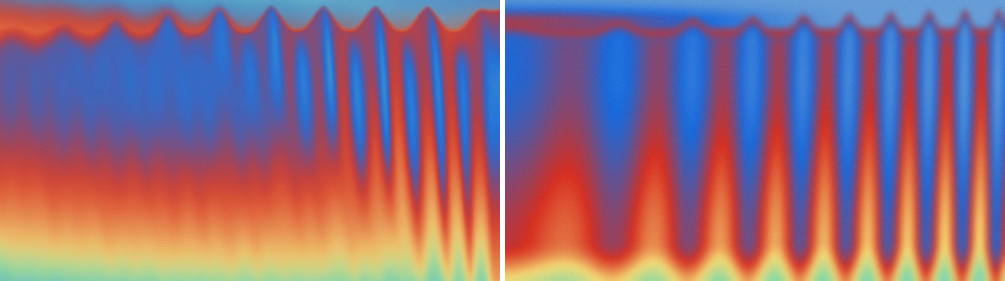
#> input picture .plannotator/brand-v1/matter/r26-side.png, 2010 x 562 px (shown at 1/2 size)
$ python rebuild26.py out.png r26-side.png
#> lines starting #> are read from the running program, lines starting #| are printed output that depends on the picture
"""Rebuild Rerun's 26-artwork frame (threaded rod) from a procedural surface, to prove the
mechanism of their spectrum-on-matter effect before applying it to our own matter.

Mechanism (recovered by inverting their colormap, see ref26-v.png):
  1. a surface gives an unwrapped value u(x, y): background ~1.1, silhouette rim dip ~0.85,
     body ~0.95 modulated by threads, falling to ~0.45 toward the bottom
  2. colour = cyclic ramp(fract(u)) with stops blue, pale blue, mint, yellow, red, blue
  3. blur AFTER colour mapping, in RGB, stronger vertically (red->blue goes through purple)
  4. fine grain

    python3 rebuild26.py <out.png> [ref.jpg]
"""

import sys
import numpy as np
from PIL import Image, ImageFilter

STOPS = np.array([[24, 106, 221], [155, 191, 211], [134, 217, 166], [246, 218, 117], [215, 47, 33], [24, 106, 221]], float)


def ramp(u):
    f = (u % 1.0) * 5
    k = np.clip(np.floor(f).astype(int), 0, 4)
    t = (f - k)[..., None]
    return STOPS[k] * (1 - t) + STOPS[k + 1] * t


def smooth(a, b, x):
    t = np.clip((x - a) / (b - a), 0, 1)
    return t * t * (3 - 2 * t)


def surface(W, H):
    y, x = np.mgrid[0:H, 0:W].astype(float)
    x /= W
    y /= H
    # thread phase: period tightens strongly to the right (rod receding in perspective)
    phase = 2 * np.pi * (3.0 * x + 6.2 * x * x)
    crest = 0.5 + 0.5 * np.cos(phase)
    amp_x = 0.25 + 0.75 * x
    sil = 0.10 - 0.07 * amp_x * crest ** 3  # silhouette: sharp crests point up, flatter on the left
    inside = smooth(sil - 0.004, sil + 0.004, y)
    depth = y - sil
    base = 0.955 - 0.17 * smooth(0.25, 0.92, y) - 0.33 * smooth(0.86, 1.06, y)
    env = smooth(0.0, 0.07, depth)
    thread = (0.03 + 0.11 * x) * np.cos(phase + 0.6 * depth) * env * (1 + 0.6 * y)
    rim = -0.12 * np.exp(-((depth - 0.012) / 0.017) ** 2)
    body = base + thread + rim
    # above the silhouette: pale blue sky with a smeared red-orange band on the left
    band = 0.27 * np.exp(-((y - 0.075) / 0.045) ** 2) * (1 - smooth(0.0, 0.75, x))
    bg = 1.12 - band
    return bg * (1 - inside) + body * inside


def render(W=1000, H=562):
#> called with W = 1000, H = 562
    u = surface(W, H)
    rgb = Image.fromarray(np.clip(ramp(u), 0, 255).astype(np.uint8))
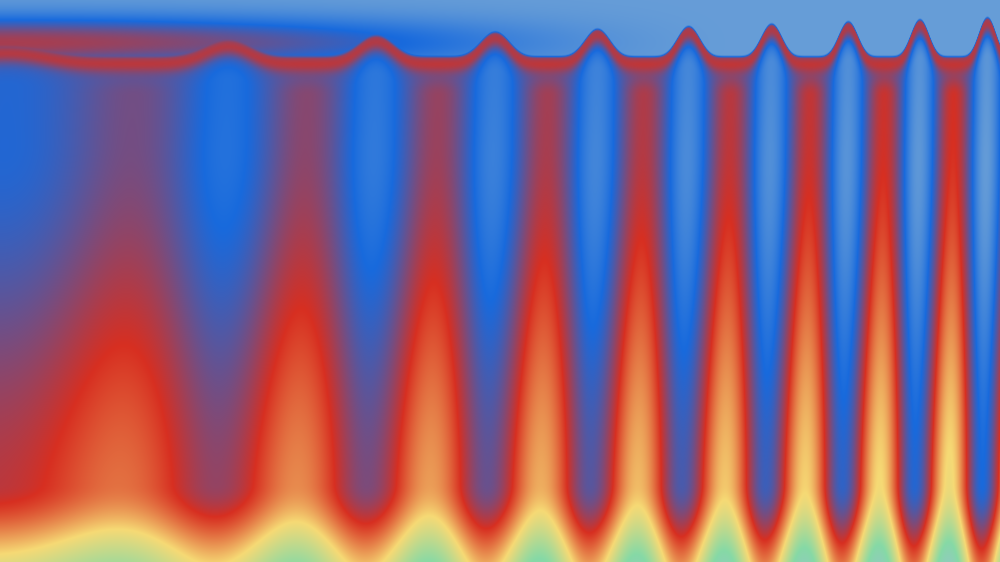
#> rgb: PIL image 1000x562 RGB; mean R, G, B 134.2, 99, 130.7
    # anisotropic blur: vertical smear then a soft overall blur
    small = rgb.resize((W, H // 6), Image.BILINEAR).resize((W, H), Image.BICUBIC)
    rgb = Image.blend(rgb, small, 0.55).filter(ImageFilter.GaussianBlur(W * 0.006))
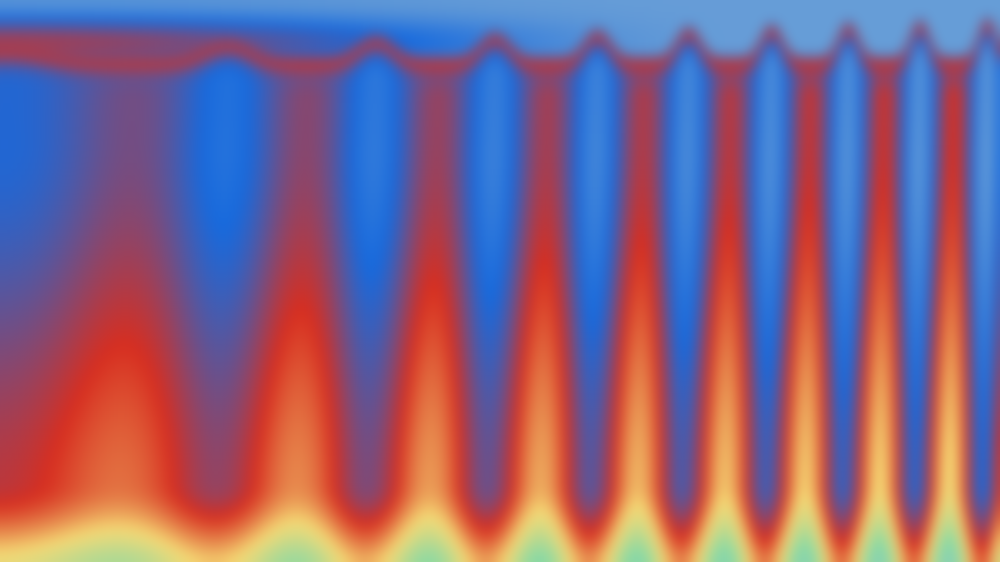
#> rgb: PIL image 1000x562 RGB; mean R, G, B 134.1, 98.9, 130.5
    a = np.asarray(rgb, float)
    a += np.random.default_rng(3).normal(0, 4, a.shape)
    return Image.fromarray(np.clip(a, 0, 255).astype(np.uint8))


def main():
    out = sys.argv[1]
    im = render()
    im.save(out)
    if len(sys.argv) > 2:
        ref = Image.open(sys.argv[2]).convert("RGB").resize(im.size)
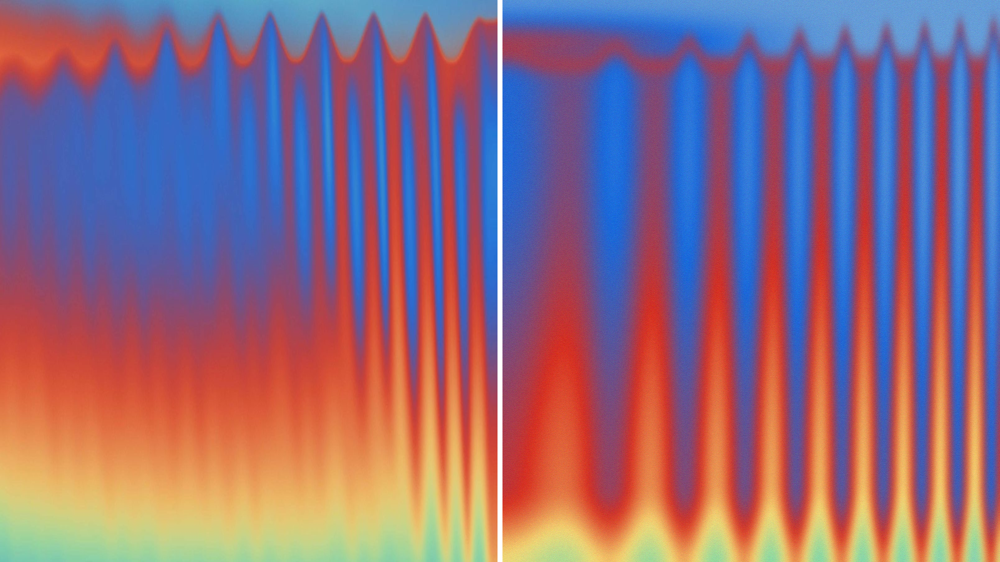
#> ref: PIL image 1000x562 RGB; mean R, G, B 142.8, 105.5, 126.8
        diff = np.abs(np.asarray(ref, float) - np.asarray(im, float)).mean()
#> diff = 39.63
        side = Image.new("RGB", (im.width * 2 + 10, im.height), "white")
#> side: PIL image 2010x562 RGB; every value is 255
        side.paste(ref, (0, 0))
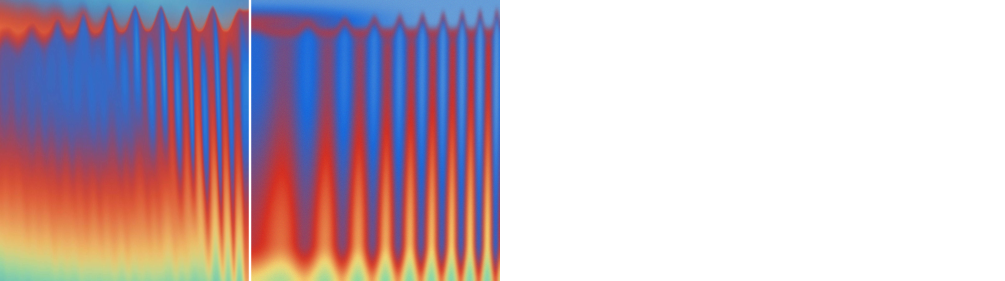
#> side: PIL image 2010x562 RGB (shown at 1/2 size); mean R, G, B 199.2, 180.6, 191.2
        side.paste(im, (im.width + 10, 0))
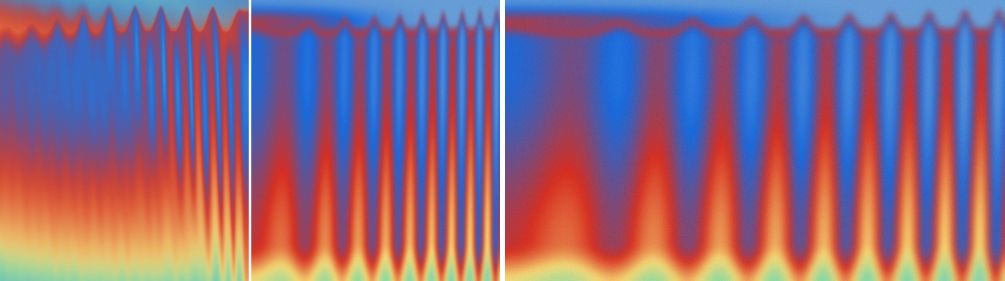
#> side: PIL image 2010x562 RGB (shown at 1/2 size); mean R, G, B 138.8, 102.7, 129.1
        side.save(out.replace(".png", "-side.png"))
        print("mean abs diff vs ref", round(float(diff), 1))
#| mean abs diff vs ref 39.6


if __name__ == "__main__":
    main()

$ run again, on .plannotator/brand-v1/matter/rod-side.png
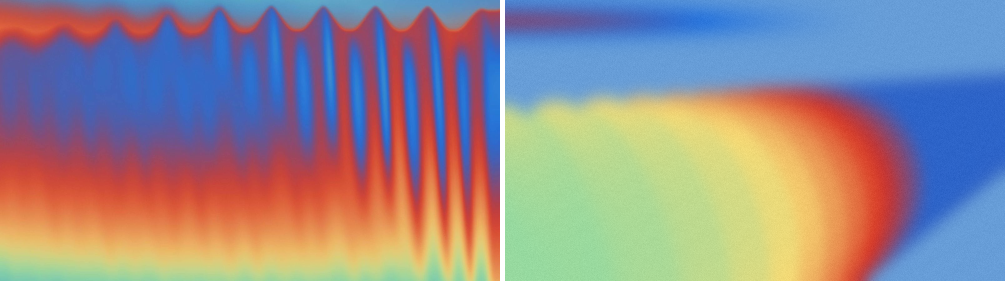
#> input picture .plannotator/brand-v1/matter/rod-side.png, 2010 x 562 px (shown at 1/2 size)
#> in main, `ref = Image.open(sys.argv[2]).convert("RGB").resize(im.size)`:
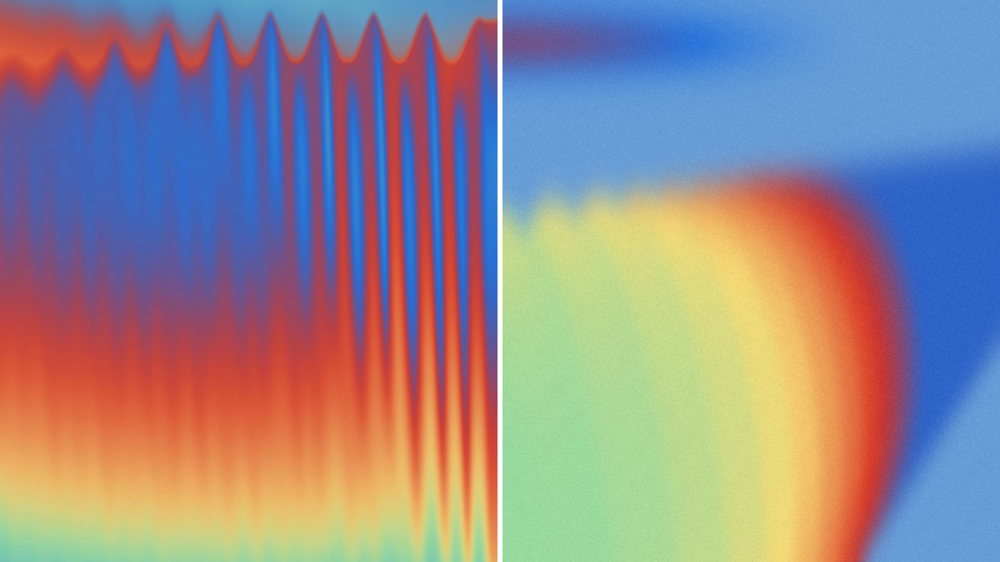
#> ref: PIL image 1000x562 RGB; mean R, G, B 148.1, 136.8, 142.9
#> diff = 49.7
#> in main, `side.paste(im, (im.width + 10, 0))`:
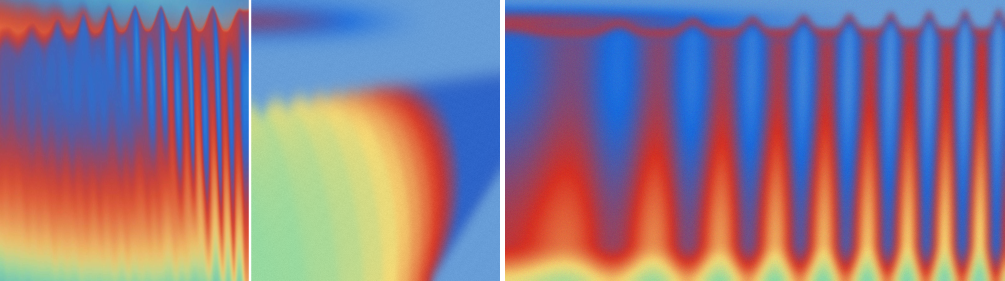
#> side: PIL image 2010x562 RGB (shown at 1/2 size); mean R, G, B 141.4, 118.3, 137.1
#| mean abs diff vs ref 49.7

$ run again, on .plannotator/brand-v1/matter/rod.png
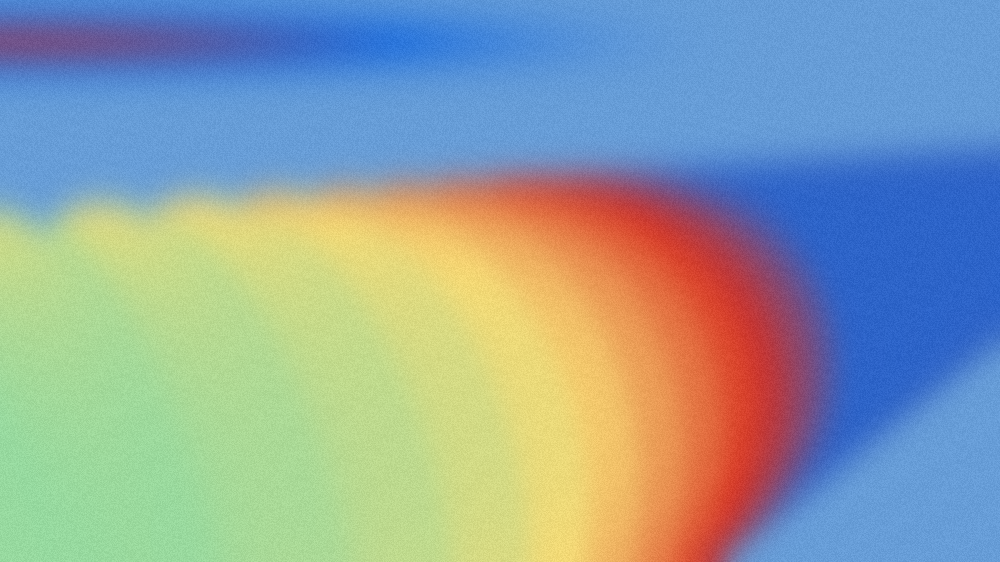
#> input picture .plannotator/brand-v1/matter/rod.png, 1000 x 562 px
#> in main, ref is the input picture: PIL image 1000x562 RGB; mean R, G, B 144.4, 161.3, 162.4
#> diff = 61.95
#> in main, `side.paste(ref, (0, 0))`:
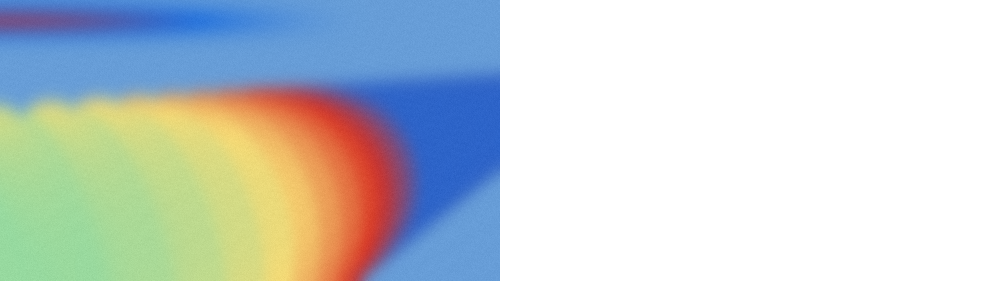
#> side: PIL image 2010x562 RGB (shown at 1/2 size); mean R, G, B 200, 208.4, 208.9
#> in main, `side.paste(im, (im.width + 10, 0))`:
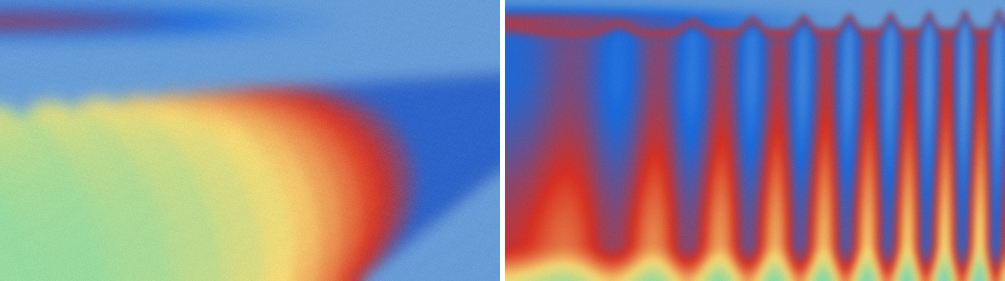
#> side: PIL image 2010x562 RGB (shown at 1/2 size); mean R, G, B 139.6, 130.5, 146.8
#| mean abs diff vs ref 61.9
